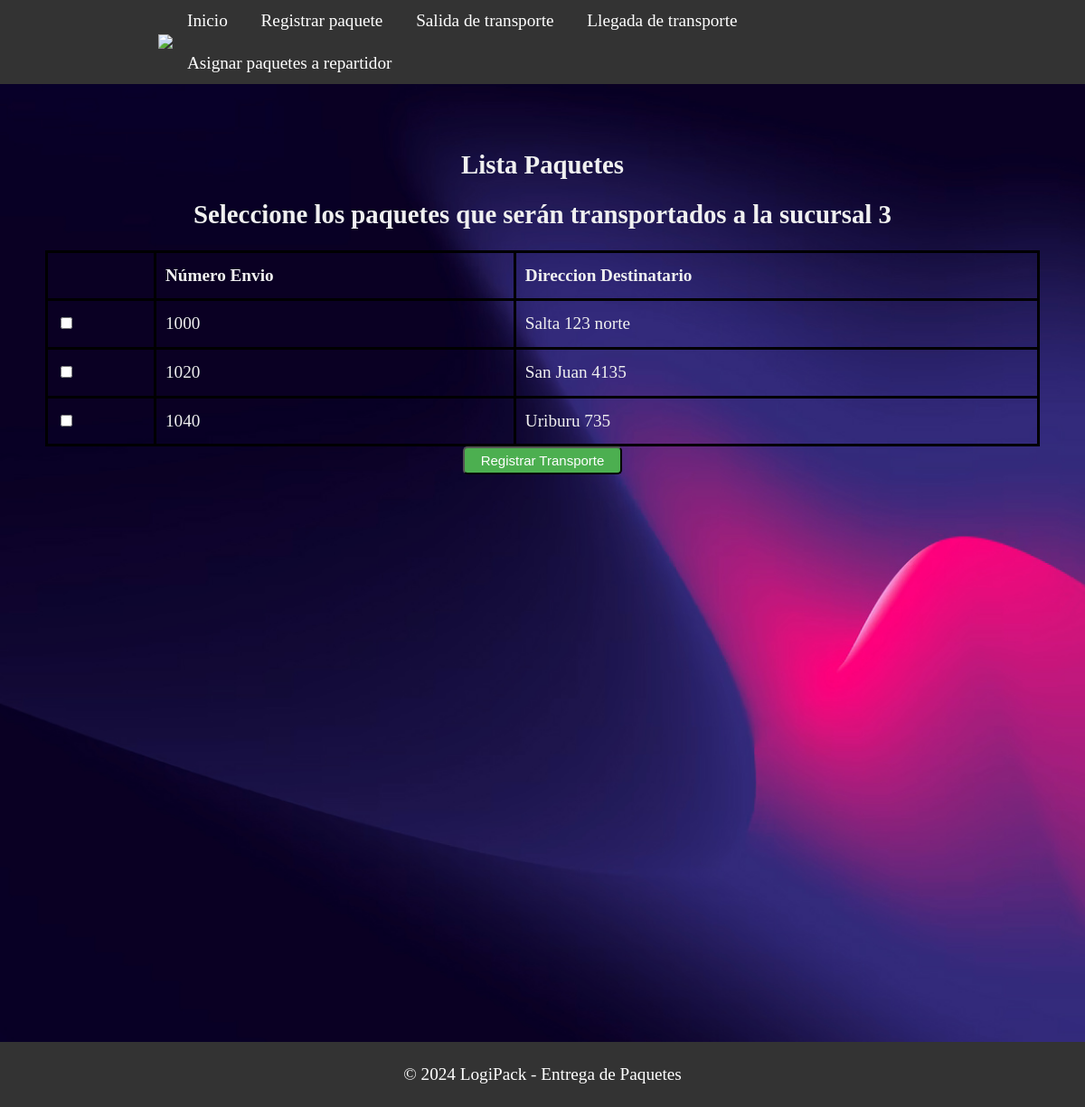
/seleccionar_paquetes/3, run on an earlier commit of the app's database.
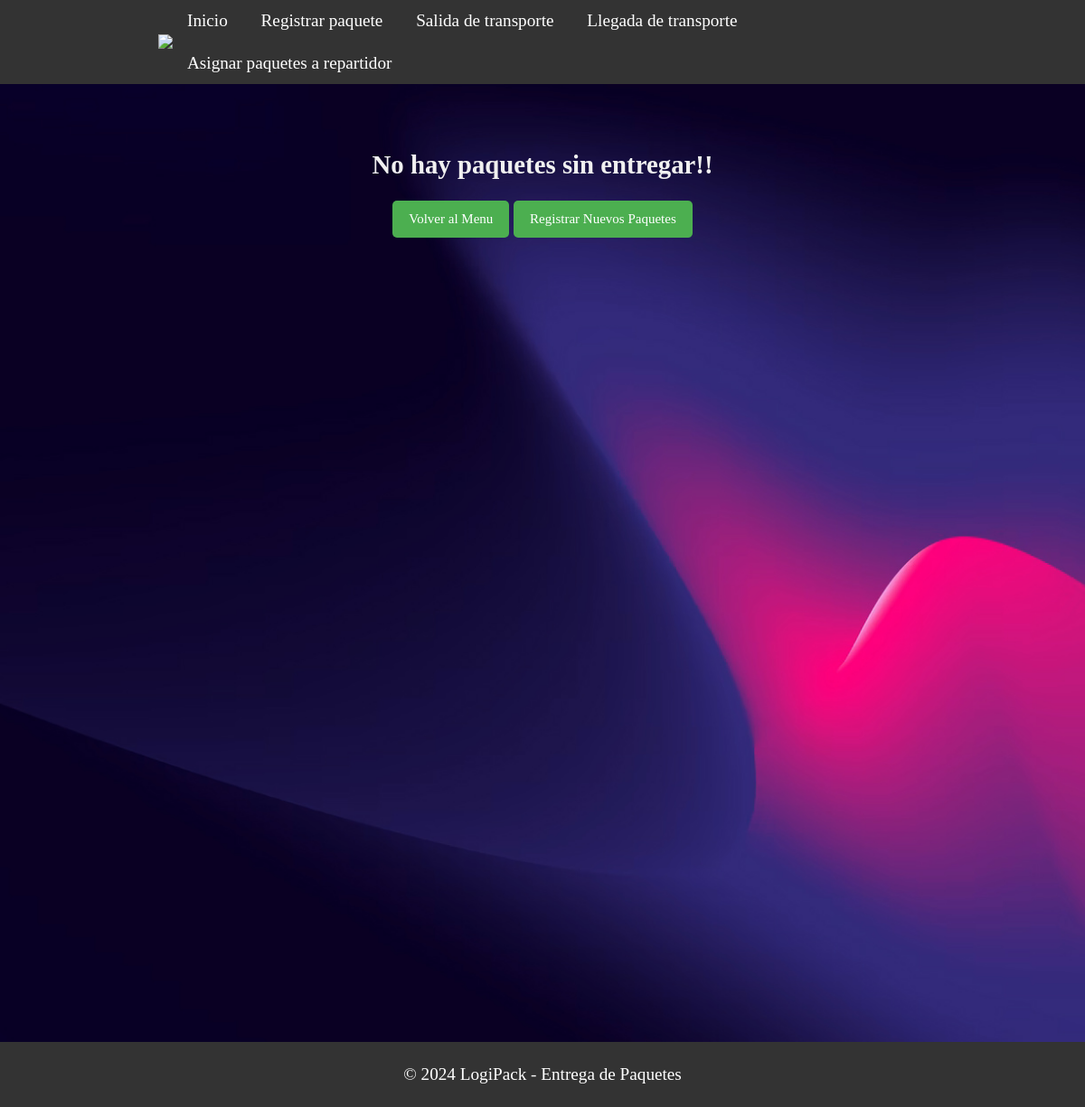
And on a later commit of the database.
### models.py (models this page shows)
class Paquete(db.Model):
    __tablename__ = 'paquete'
    id = db.Column(db.Integer,primary_key=True)
    numeroenvio = db.Column(db.String(20),unique=True,nullable=False)
    peso = db.Column(db.String(80),nullable=False)
    nomdestinatario = db.Column(db.String(80),nullable=False)
    dirdestinatario = db.Column(db.String(80),nullable=False)
    entregado =  db.Column(db.String(80),nullable=False)
    observaciones =  db.Column(db.String(80),nullable=False)
    idsucursal= db.Column(db.Integer,db.ForeignKey('sucursal.id'))
    idtransporte= db.Column(db.Integer,db.ForeignKey('transporte.id'))
    idrepartidor= db.Column(db.Integer,db.ForeignKey('repartidor.id'))

### app.py (the view)
@app.route('/seleccionar_paquetes/<int:sucursal_id>')
def seleccionar_paquetes(sucursal_id):
    paquetes = Paquete.query.filter_by(entregado=False, idrepartidor=0).all() #Busca los paquetes que no fueron entregados o que no tiene repartidores asignados
    return render_template('despachanteListaPaquetes.html', paquetes=paquetes, sucursal_id=sucursal_id)

### templates/despachanteListaPaquetes.html (shortened to what this page needs)
<!DOCTYPE html>
<html>
<head>
    <link rel="stylesheet" type="text/css" href="{{ url_for('static', filename='css/style_sucursales.css') }}">
</head>
<body>
<header class="header">
    <div class="container logo-container">
        <a href="#" class="logo"><img src="{{ url_for('static', filename='img/logo.jpg') }}"></a>
        <nav class="menu">
            <ul>
                <li><a href="{{ url_for('saludo') }}">Inicio</a></li>
                <li><a href="{{ url_for('despachante_registrar_paquete',sucursal_id=sucursal_id) }}">Registrar paquete</a></li>
                <li><a href="{{ url_for('salidaTransporte',sucursal_id=sucursal_id) }}">Salida de transporte</a></li>
                <li><a href="{{ url_for('seleccionar_transporte', sucursal_id=sucursal_id) }}">Llegada de transporte</a></li>
                <li><a href="{{ url_for('seleccionar_repartidor', sucursal_id=sucursal_id) }}">Asignar paquetes a repartidor</a></li>
            </ul>
        </nav>
    </div>
</header>
<section class="section-principal">
    <div class="containerSucursal">
        {% if paquetes %}
            <h1>Lista Paquetes</h1>
            <h2>Seleccione los paquetes que serán transportados a la sucursal  {{sucursal_id}}</h2>
            <form action="{{ url_for('registrar_paquete_transporte') }}" method="POST">
                <table>
                    <thead>
                        <tr>
                            <th></th>
                            <th>Número Envio</th>
                            <th>Direccion Destinatario</th>
                        </tr>
                    </thead>
                    <tbody>
                        {% for paquete in paquetes %}
                            <tr>
                                <td>
                                    <input type="checkbox" name="paquetes" value="{{ paquete.numeroenvio }}">
                                </td>
                                <td>{{ paquete.numeroenvio }}</td>
                                <td>{{ paquete.dirdestinatario }}</td>
                            </tr>
                        {% endfor %}
                    </tbody>
                </table>
                <button type="submit" class="sesion">Registrar Transporte</button>
            </form>
        {% else %}
            <h1>No hay paquetes sin entregar!!</h1>
            <a class="sesion" href="{{ url_for('principalDespachante',sucursal_id=sucursal_id) }}">Volver al Menu</a>
            <a class= "sesion" href="{{ url_for('despachante_registrar_paquete',sucursal_id=sucursal_id) }}">Registrar Nuevos Paquetes</a>
        {% endif %}
    </div>
</section>
<footer>
    <div class="container">
        <p>&copy; 2024 LogiPack - Entrega de Paquetes</p>
    </div>
</footer>
</body>
</html>

What changed in the data, as far as the page shows it:
no longer on this page (row edited): Paquete: numeroenvio "1000", dirdestinatario "Salta 123 norte"
no longer on this page (row edited): Paquete: numeroenvio "1020", dirdestinatario "San Juan 4135"
no longer on this page (row edited): Paquete: numeroenvio "1040", dirdestinatario "Uriburu 735"
Also different on the page:
{{ sucursal_id }}: "3" → (not shown)
text no longer shown: "Lista Paquetes Seleccione los paquetes que serán transportados a la sucursal Número Envio Direccion Destinatario Registrar Transporte"
text now shown: "No hay paquetes sin entregar!! Volver al Menu Registrar Nuevos Paquetes"
